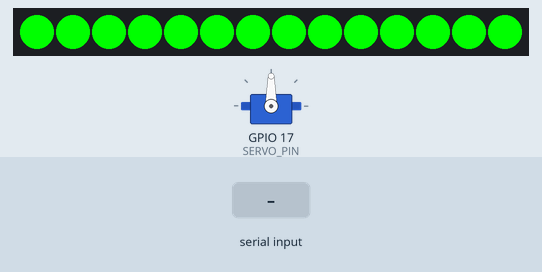
This sketch was run on a simulated ESP32. Parts: 14 RGB LEDs in strip order, left to right, servo. The inputs (shaded band) are chosen by the test bench. Dim RGB values are drawn brighter than linear.

Above: at 1.2 s.
1.3 s: "led_rainbow\n" received over Serial
At 1.31 s:
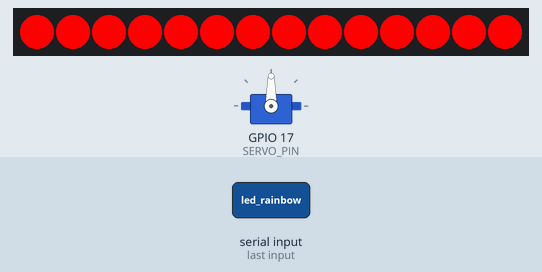
2.9 s: "led_blue\n" received over Serial
At 4.1 s:
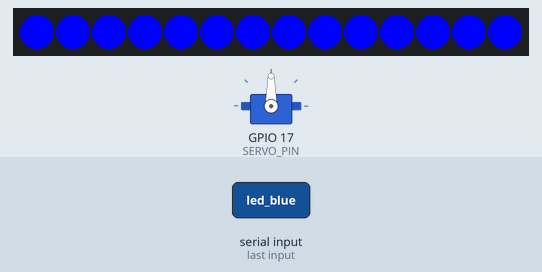
4.4 s: "led_yellow\n" received over Serial
At 5.6 s:
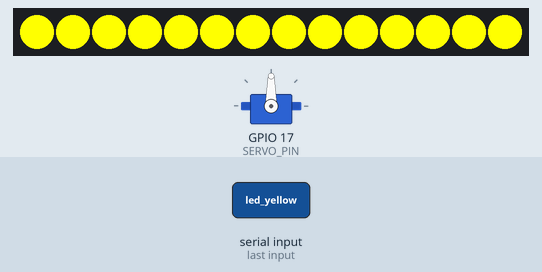
5.9 s: "led_purple\n" received over Serial
At 6.9 s:
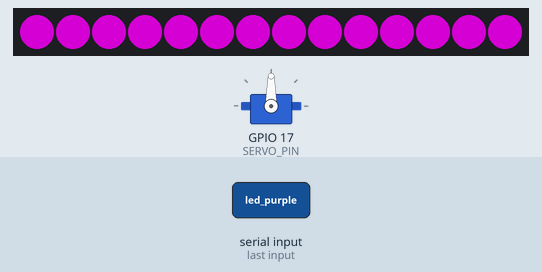
7.4 s: "led_pink\n" received over Serial
8.9 s: "led_rainbow\n" received over Serial
At 10.37 s:
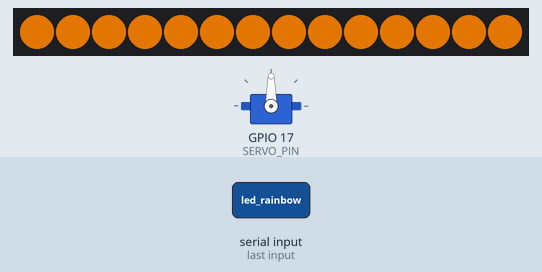

Measured:
- after the input at 1.3 s, the LEDs: change at once (image 1)
- after the input at 2.9 s, the LEDs: change at once (image 2)
- after the input at 4.4 s, the LEDs: change at once (image 3)
- after the input at 5.9 s, the LEDs: change at once (image 4)
- after the input at 8.9 s, the LEDs: first change at once (image 5 shows a later state)

The sketch:

esp32_script_1_Head_led_and_servo.ino
```cpp
#include <Adafruit_NeoPixel.h>
#include <ESP32Servo.h>

#define LED_PIN 5      // Pin connected to the data input of the first LED ring
#define LED_COUNT 14   // Total LEDs (7 from first ring + 7 from second ring)
#define SERVO_PIN 17    // Pin connected to the servo motor
#define SERVO_MIN 0    // Minimum servo angle
#define SERVO_MAX 180  // Maximum servo angle
#define SERVO_STEP 15  // Step size for servo movement

Adafruit_NeoPixel strip(LED_COUNT, LED_PIN, NEO_GRB + NEO_KHZ800);
Servo headServo;
int servoPosition = 90; // Start at center position

void setup() {
    Serial.begin(115200); // Start UART communication
    strip.begin();
    strip.show();  // Initialize all LEDs to 'off'
    setColor(0, 255, 0); // Default to green

    headServo.attach(SERVO_PIN);
    headServo.write(servoPosition); // Initialize servo to center
}

void loop() {
    if (Serial.available() > 0) {
        String command = Serial.readStringUntil('\n');
        command.trim();
        handleCommand(command);
    }
}

void handleCommand(String command) {
    if (command == "led_red") {
        setColor(255, 0, 0);
    } else if (command == "led_blue") {
        setColor(0, 0, 255);
    } else if (command == "led_green") {
        setColor(0, 255, 0);
    } else if (command == "led_yellow") {
        setColor(255, 255, 0);
    } else if (command == "led_purple") {
        setColor(128, 0, 128);
    } else if (command == "led_orange") {
        setColor(255, 165, 0);
    } else if (command == "led_pink") {
        setColor(255, 20, 147);
    } else if (command == "led_rainbow") {
        rainbowMode();
    } else if (command == "led_off") {
        strip.clear();
        strip.show();
    } else if (command == "head_left") {
        moveServo(SERVO_STEP);
    } else if (command == "head_right") {
        moveServo(-SERVO_STEP);
    } else if (command == "head_center") {
        centerServo();
    }
}

void setColor(int r, int g, int b) {
    for (int i = 0; i < strip.numPixels(); i++) {
        strip.setPixelColor(i, strip.Color(r, g, b));
    }
    strip.show();
}

void rainbowMode() {
    int j = 0;
    while (Serial.available() == 0) { // Stay in rainbow mode until a new command is received
        uint32_t color = Wheel(j);
        setColor((color >> 16) & 0xFF, (color >> 8) & 0xFF, color & 0xFF);
        j = (j + 1) % 256;
        delay(50);
    }
}

uint32_t Wheel(byte WheelPos) {
    WheelPos = 255 - WheelPos;
    if (WheelPos < 85) {
        return strip.Color(255 - WheelPos * 3, 0, WheelPos * 3);
    }
    if (WheelPos < 170) {
        WheelPos -= 85;
        return strip.Color(0, WheelPos * 3, 255 - WheelPos * 3);
    }
    WheelPos -= 170;
    return strip.Color(WheelPos * 3, 255 - WheelPos * 3, 0);
}

void moveServo(int step) {
    int newPosition = servoPosition + step;
    if (newPosition > SERVO_MAX) newPosition = SERVO_MAX;
    if (newPosition < SERVO_MIN) newPosition = SERVO_MIN;

    while (servoPosition != newPosition) {
        if (servoPosition < newPosition) {
            servoPosition++;
        } else {
            servoPosition--;
        }
        headServo.write(servoPosition);
        delay(20); // Smooth transition
    }
}

void centerServo() {
    int newPosition = 90;
    while (servoPosition != newPosition) {
        if (servoPosition < newPosition) {
            servoPosition++;
        } else {
            servoPosition--;
        }
        headServo.write(servoPosition);
        delay(20); // Smooth transition
    }
}
```
